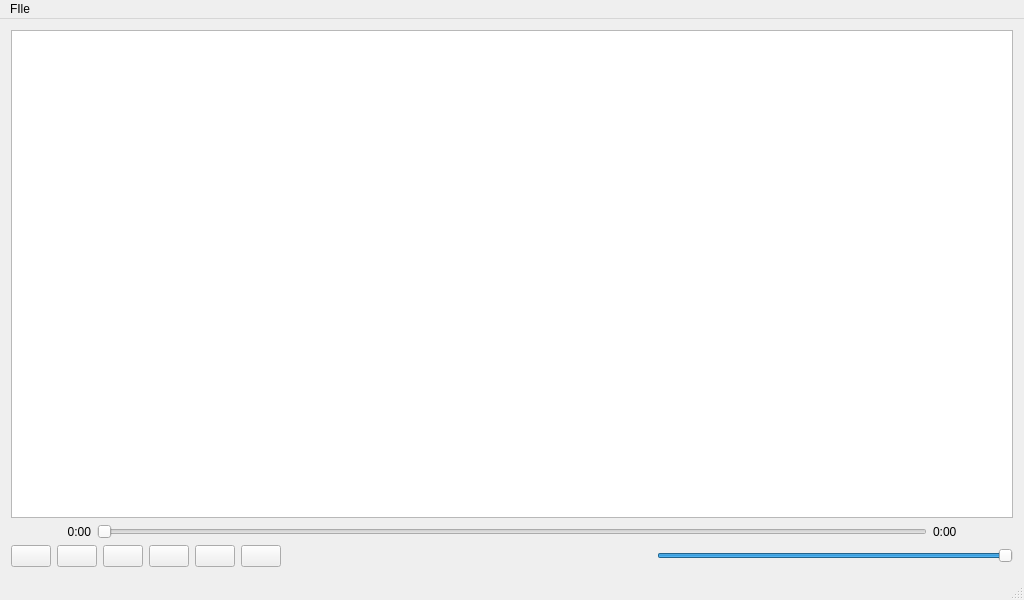
<?xml version="1.0" encoding="UTF-8"?>
<ui version="4.0">
 <class>MainWindow</class>
 <widget class="QMainWindow" name="MainWindow">
  <property name="geometry">
   <rect>
    <x>0</x>
    <y>0</y>
    <width>1024</width>
    <height>600</height>
   </rect>
  </property>
  <property name="windowTitle">
   <string>Failamp</string>
  </property>
  <widget class="QWidget" name="centralWidget">
   <property name="sizePolicy">
    <sizepolicy hsizetype="Maximum" vsizetype="Maximum">
     <horstretch>0</horstretch>
     <verstretch>0</verstretch>
    </sizepolicy>
   </property>
   <layout class="QVBoxLayout" name="verticalLayout">
    <item>
     <widget class="QListView" name="playlistView">
      <property name="acceptDrops">
       <bool>true</bool>
      </property>
      <property name="showDropIndicator" stdset="0">
       <bool>true</bool>
      </property>
      <property name="dragDropMode">
       <enum>QAbstractItemView::DropOnly</enum>
      </property>
      <property name="defaultDropAction">
       <enum>Qt::CopyAction</enum>
      </property>
      <property name="alternatingRowColors">
       <bool>true</bool>
      </property>
      <property name="uniformItemSizes">
       <bool>true</bool>
      </property>
     </widget>
    </item>
    <item>
     <layout class="QHBoxLayout" name="horizontalLayout_4">
      <item>
       <widget class="QLabel" name="currentTimeLabel">
        <property name="minimumSize">
         <size>
          <width>80</width>
          <height>0</height>
         </size>
        </property>
        <property name="text">
         <string>0:00</string>
        </property>
        <property name="alignment">
         <set>Qt::AlignRight|Qt::AlignTrailing|Qt::AlignVCenter</set>
        </property>
       </widget>
      </item>
      <item>
       <widget class="QSlider" name="timeSlider">
        <property name="orientation">
         <enum>Qt::Horizontal</enum>
        </property>
       </widget>
      </item>
      <item>
       <widget class="QLabel" name="totalTimeLabel">
        <property name="minimumSize">
         <size>
          <width>80</width>
          <height>0</height>
         </size>
        </property>
        <property name="text">
         <string>0:00</string>
        </property>
        <property name="alignment">
         <set>Qt::AlignLeading|Qt::AlignLeft|Qt::AlignVCenter</set>
        </property>
       </widget>
      </item>
     </layout>
    </item>
    <item>
     <layout class="QHBoxLayout" name="horizontalLayout_5">
      <item>
       <widget class="QPushButton" name="previousButton">
        <property name="text">
         <string/>
        </property>
        <property name="icon">
         <iconset>
          <normaloff>images/control-skip-180.png</normaloff>images/control-skip-180.png</iconset>
        </property>
       </widget>
      </item>
      <item>
       <widget class="QPushButton" name="playButton">
        <property name="text">
         <string/>
        </property>
        <property name="icon">
         <iconset>
          <normaloff>images/control.png</normaloff>images/control.png</iconset>
        </property>
       </widget>
      </item>
      <item>
       <widget class="QPushButton" name="pauseButton">
        <property name="text">
         <string/>
        </property>
        <property name="icon">
         <iconset>
          <normaloff>images/control-pause.png</normaloff>images/control-pause.png</iconset>
        </property>
       </widget>
      </item>
      <item>
       <widget class="QPushButton" name="stopButton">
        <property name="text">
         <string/>
        </property>
        <property name="icon">
         <iconset>
          <normaloff>images/control-stop-square.png</normaloff>images/control-stop-square.png</iconset>
        </property>
       </widget>
      </item>
      <item>
       <widget class="QPushButton" name="nextButton">
        <property name="text">
         <string/>
        </property>
        <property name="icon">
         <iconset>
          <normaloff>images/control-skip.png</normaloff>images/control-skip.png</iconset>
        </property>
       </widget>
      </item>
      <item>
       <widget class="QPushButton" name="viewButton">
        <property name="text">
         <string/>
        </property>
        <property name="icon">
         <iconset>
          <normaloff>images/application-image.png</normaloff>images/application-image.png</iconset>
        </property>
        <property name="checkable">
         <bool>true</bool>
        </property>
       </widget>
      </item>
      <item>
       <spacer name="horizontalSpacer">
        <property name="orientation">
         <enum>Qt::Horizontal</enum>
        </property>
        <property name="sizeHint" stdset="0">
         <size>
          <width>40</width>
          <height>20</height>
         </size>
        </property>
       </spacer>
      </item>
      <item>
       <widget class="QLabel" name="label">
        <property name="text">
         <string/>
        </property>
        <property name="pixmap">
         <pixmap>images/speaker-volume.png</pixmap>
        </property>
       </widget>
      </item>
      <item>
       <widget class="QSlider" name="volumeSlider">
        <property name="maximum">
         <number>100</number>
        </property>
        <property name="value">
         <number>100</number>
        </property>
        <property name="orientation">
         <enum>Qt::Horizontal</enum>
        </property>
       </widget>
      </item>
     </layout>
    </item>
   </layout>
  </widget>
  <widget class="QMenuBar" name="menuBar">
   <property name="geometry">
    <rect>
     <x>0</x>
     <y>0</y>
     <width>1024</width>
     <height>22</height>
    </rect>
   </property>
   <widget class="QMenu" name="menuFIle">
    <property name="title">
     <string>FIle</string>
    </property>
    <addaction name="open_file_action"/>
   </widget>
   <addaction name="menuFIle"/>
  </widget>
  <widget class="QStatusBar" name="statusBar"/>
  <action name="open_file_action">
   <property name="text">
    <string>Open file...</string>
   </property>
  </action>
 </widget>
 <layoutdefault spacing="6" margin="11"/>
 <resources/>
 <connections/>
</ui>
